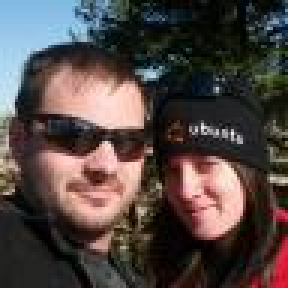
#> input picture site/assets/reference-02.jpg, 96 x 96 px (shown 3 times larger)
$ python m2d_glyphsearch.py ../../../../../site/assets/reference-02.jpg ../../../../../site/assets/reference-02.jpg ../../../../../site/assets/reference-02.jpg
#> lines starting #> are read from the running program, lines starting #| are printed output that depends on the picture; after the words box and inside, x2 and y2 are one past the last pixel; in counts of white or black regions, pixels touching at a corner belong together
#!/usr/bin/env python3
"""Search the glyph index for a motif and for parts of it (milestone 2d; Daniel on the poinsettias: "come on, there
must be a font that has this type of drawing"; on the snowflakes: "the more operations are missing the final tip
pattern, the inner losangles are nice, the lines crossing not nice").

m2d_glyphsearch.py PICTURE.ppm INDEXDIR OUT.tsv [rotations=N] [part=whole|ring|centre] [inner=R] [top=K] [drawings=1] [tolerant=1] [names=REGEX] [crop=X,Y,W,H]

The motif: the picture's ink (the lighter of the two shades, Otsu's threshold) split into pieces along the rows and
columns that hold no ink; the first piece is the motif. Its ink is cut to its box and laid on 16 by 16 cells by
majority, as the index lays every glyph (wzfontindex.c: the outline's ink at 64 by 64 stretched to its box, then 16
by 16 by majority), with its width over its height. part=ring compares only the cells outside a disc of radius
inner (in parts of the box's half side) around the box's centre (a motif's tips), part=centre only the cells inside
it (its middle). The score is the cells both hold over the cells either holds, among the compared cells, less a
tenth of how far the widths over heights differ (in doublings); tolerant=1 counts as held a cell within one cell of
held ink on the other side too (thin lines drawn a cell apart still meet), averaged with the strict score;
drawings=1 keeps only characters that are drawings (Unicode's So and Sm, and private use, where icon fonts put their
pictures: Daniel, "when fonts are pure drawing, it's even better"); names=REGEX keeps only characters whose Unicode
name matches (the candidates are still ranked by the pixels alone); crop=X,Y,W,H takes the motif from that box
(a part of a motif, such as one arm's tip); rotations=N also turns the motif N times around its
centre (a flower's leaves stand at any angle) and keeps each glyph's best turn. Every glyph of the index is read
(17,166,578 entries of 48 bytes: font, character, width over height, form, pieces, 32 bytes of cells).
The index is data: nothing in it is run."""
import os, re, sys, unicodedata
import numpy as np
from PIL import Image

pic_path, ixdir, out = sys.argv[1], sys.argv[2], sys.argv[3]
opts = dict(a.split('=', 1) for a in sys.argv[4:])
rot_n = int(opts.get('rotations', '1'))
part = opts.get('part', 'whole')
inner = float(opts.get('inner', '0.45'))
top = int(opts.get('top', '40'))
drawings = opts.get('drawings', '0') == '1'
tolerant = opts.get('tolerant', '0') == '1'
names_re = re.compile(opts['names'], re.I) if 'names' in opts else None
ROWM_L = np.uint64(0xFFFEFFFEFFFEFFFE)  # a cell moved one to the right stays in its row (bit x of a row is column x)
ROWM_R = np.uint64(0x7FFF7FFF7FFF7FFF)


def dilate(b):
    """b: (N, 4) words of 4 rows each (16 bits a row); the cells within one cell of a held cell"""
    h = b | ((b << np.uint64(1)) & ROWM_L) | ((b >> np.uint64(1)) & ROWM_R)
    up = h >> np.uint64(16)
    up[:, :3] |= h[:, 1:] << np.uint64(48)
    dn = h << np.uint64(16)
    dn[:, 1:] |= h[:, :3] >> np.uint64(48)
    return h | up | dn

im = np.asarray(Image.open(pic_path).convert('L')).astype(np.float64)
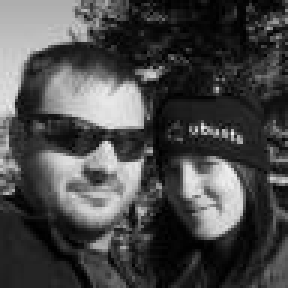
#> im: shape (96, 96) float64 (shown 3 times larger); min 0, max 239, mean 73.2
# Otsu's threshold on the grey
hist = np.bincount(im.astype(np.uint8).ravel(), minlength=256).astype(np.float64)
#> hist = 256 values, max 203 at index 36, min 0 at index 240, mean 36
p = hist / hist.sum()
#> p = 256 values, max 0.022 at index 36, min 0 at index 240, mean 0.00391
w0 = np.cumsum(p)
#> w0 = 256 values from 0.0013 to 1
mu = np.cumsum(p * np.arange(256))
#> mu = 256 values from 0 to 73.23
var = (mu[-1] * w0 - mu) ** 2 / np.maximum(w0 * (1 - w0), 1e-12)
#> var = 256 values, max 3797.1 at index 106, min 2.02e-16 at index 239, mean 2332
thr = int(np.argmax(var))
#> thr = 106
ink = im > thr if (im > thr).mean() < 0.5 else im <= thr
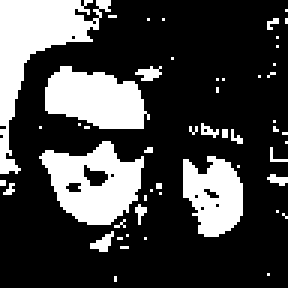
#> ink: shape (96, 96) bool (shown 3 times larger); 26.1% white; 52 white regions (46 under 20 px), largest, box (x1, y1, x2, y2) and area: (0, 0, 37, 58) 713, (13, 47, 48, 75) 578, (15, 22, 50, 43) 517, (61, 52, 81, 79) 382, (30, 77, 38, 84) 28, (45, 22, 54, 27) 27


def runs(v):
    r, s = [], None
    for i, x in enumerate(v):
        if x and s is None:
            s = i
        if not x and s is not None:
            r.append((s, i))
            s = None
#> this loop made 96 passes
#> x on passes 1 to 12: True, True, True, True, True, True, True, True, True, True, True, True
#> after the loop, r = [(0, 55), (57, 58), (61, 81), (86, 87)]; s = 89
    if s is not None:
        r.append((s, len(v)))
    return r


if 'crop' in opts:
    cx, cy, cw_, ch_ = [int(v) for v in opts['crop'].split(',')]
    sub = np.zeros_like(ink)
    sub[cy:cy + ch_, cx:cx + cw_] = ink[cy:cy + ch_, cx:cx + cw_]
    ink = sub
cols = runs(ink.any(0))
#> cols = [(0, 55), (57, 58), (61, 81), (86, 87), (89, 96)]
x0, x1 = max(cols, key=lambda r: r[1] - r[0])
#> x0 = 0; x1 = 55
rows = runs(ink[:, x0:x1].any(1))
#> the loop in runs (call 2), `for i, x in enumerate(v):` made 96 passes
#> rows = [(0, 76), (77, 84), (92, 94)]
y0, y1 = max(rows, key=lambda r: r[1] - r[0])
#> y0 = 0; y1 = 76
motif = ink[y0:y1, x0:x1].astype(np.float64)
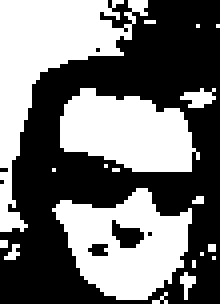
#> motif: shape (76, 55) float64 (shown 4 times larger); values 0 (black) and 1 (white), 45.2% white; 19 white regions (15 under 20 px), largest, box (x1, y1, x2, y2) and area: (0, 0, 37, 58) 713, (13, 47, 48, 75) 578, (15, 22, 50, 43) 517, (45, 22, 54, 27) 27
aspect = (x1 - x0) / (y1 - y0)
#> aspect = 0.724
print('motif: %d by %d pixels at %d,%d (width over height %.3f), threshold %d' % (x1 - x0, y1 - y0, x0, y0, aspect, thr))
#| motif: 55 by 76 pixels at 0,0 (width over height 0.724), threshold 106


def cells16(m):
    a = np.asarray(Image.fromarray((m * 255).astype(np.uint8)).resize((64, 64), Image.BOX)).astype(np.float64) / 255
    return a.reshape(16, 4, 16, 4).mean(axis=(1, 3)) > 0.5


def pack(b):
    by = np.packbits(b.astype(np.uint8).ravel(), bitorder='little')  # cell (y, x): byte (16y + x) // 8, bit x % 8 (wzfontindex.c)
    return by.view('<u8')


yy, xx = np.mgrid[0:16, 0:16]
rr = np.hypot((xx + 0.5) / 8 - 1, (yy + 0.5) / 8 - 1)
if part == 'ring':
    sel = rr > inner
elif part == 'centre':
    sel = rr <= inner
else:
    sel = np.ones((16, 16), bool)
selw = pack(sel)

queries = []
for k in range(rot_n):
    ang = 360.0 * k / rot_n
    m = motif
    if ang:
        side = int(np.ceil(np.hypot(*m.shape))) + 2
        big = np.zeros((side, side))
        oy, ox = (side - m.shape[0]) // 2, (side - m.shape[1]) // 2
        big[oy:oy + m.shape[0], ox:ox + m.shape[1]] = m
        r = np.asarray(Image.fromarray((big * 255).astype(np.uint8)).rotate(ang, resample=Image.BILINEAR)).astype(np.float64) / 255 > 0.5
        ys, xs = np.nonzero(r)
        m = r[ys.min():ys.max() + 1, xs.min():xs.max() + 1].astype(np.float64)
    b = cells16(m)
    qw = pack(b & sel)
    queries.append((ang, qw, m.shape[1] / m.shape[0], b, dilate(qw.reshape(1, 4))[0] & selw))
#> this loop made 1 pass
#> pass 1, in cells16, `a = np.asarray(Image.fromarray((m * 255).astype(np.uint8)).resize((64,..`:
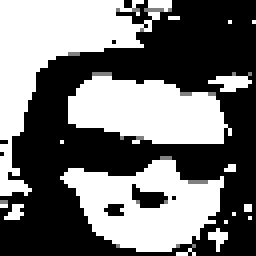
#> a: shape (64, 64) float64 (shown 4 times larger); min 0, max 1, mean 0.454
#> after the loop, queries = 1 item

dt = np.dtype([('font', '<u4'), ('cp', '<u4'), ('aspect', '<f4'), ('form', 'u1'), ('parts', 'u1'), ('pad', 'u1', 2), ('bits', 'u1', 32)])
#> (the run stopped early here; a loop or call above may not have finished)
